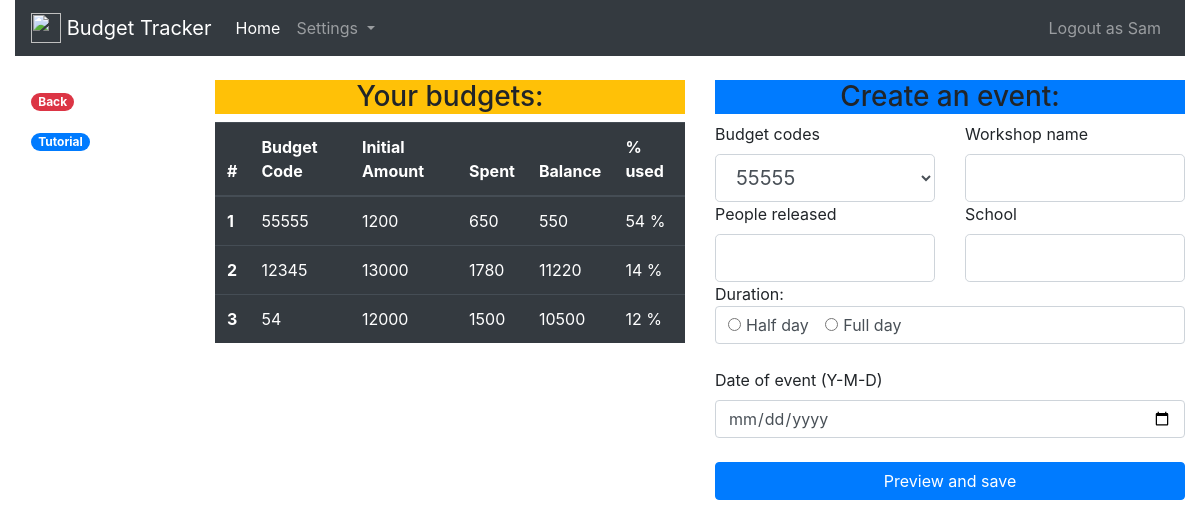
Page /profile/Sam/update (signed in) on the earlier database version.
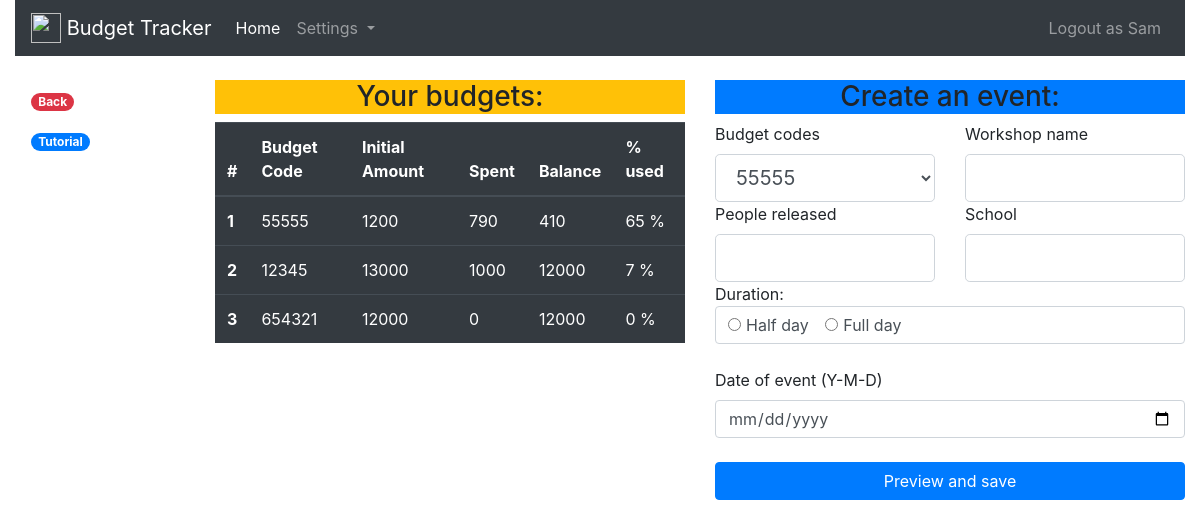
Same page on the later database version.
### app.py (models this page shows, shortened)
class Budgets(db.Model):
    id = db.Column(db.Integer, primary_key=True)
    code = db.Column(db.String(20), unique=True, nullable=False)
    project_name = db.Column(db.String(100), unique=False, nullable=True)
    initial_amount = db.Column(db.Integer, nullable=False)
    amount_spent = db.Column(db.Integer, nullable=True)

### app.py (the view)
@app.route('/profile/<string:name>/update', methods=['POST', 'GET'])
def profile2(name):
    u = name
    if(u != session['key'][1]):
        return redirect(url_for('index'))
    form = UpdateBudgetForm()
    tables = []
    x = User.query.filter_by(username=f'{u}')[0]
    codes = x.budgets_access.split(',')
    for c in codes:
        b = Budgets.query.filter_by(code=int(c)).first()
        tables.append(b)
    form.code.choices = [(int(g), int(g)) for g in codes]
    return render_template('update.html', u = u, b= tables, form =form)

### app.py
class UpdateBudgetForm(FlaskForm):
    code = SelectField(u'Budget codes')
    tag = TextField('Workshop name', validators=[Length(max=10)])
    guests_present = TextField('People released', validators=[DataRequired(), Length(max=2000)])
    school = TextField('School', validators=[DataRequired(), Length(max=2000)])
    duration_of_event = RadioField('Duration of Release', choices=[('140', 'Half day'), ('250', 'Full day')], validators=[DataRequired()])
    submit = SubmitField('Submit')
    date_of_event = DateField('Date of event (Y-M-D)', format='%Y-%m-%d', id='datepicker')

### templates/update.html (shortened to what this page needs)
{% extends 'base_in.html' %}
{% block body %}
<br>
<div class="row">
  <div class="col-md-2">
    <ul class="nav flex-column">
  <li class="nav-item">
    <a href="/profile/{{u}}" class="nav-link"><span class="badge badge-pill badge-danger">Back</span></a>
  </li>
  <li class="nav-item">
    <a class="nav-link" href="/tutorial/{{u}}"><span class="badge badge-pill badge-primary">Tutorial</span></a>
  </li>
</ul>
  </div>
  <div class="col-md-5">
    <h3 class="text-center bg-warning">
      Your budgets:
    </h3>
    <table class="table table-dark">
      <thead>
        <tr>
          <th scope="col">#</th>
          <th scope="col">Budget Code</th>
          <th scope="col">Initial Amount</th>
          <th scope="col">Spent</th>
          <th scope="col">Balance</th>
          <th scope="col">% used</th>
        </tr>
      </thead>
      <tbody>
        {% for line in b %}
        {% set balance = (line.initial_amount - line.amount_spent) %}
          <tr>
            <th scope="row">{{loop.index}}</th>
            <td>{{line.code}}</td>
            <td>{{line.initial_amount|int}}</td>
            <td>{{line.amount_spent}}</td>
            <td>{{balance}}</td>
            <td>{{((1 - (balance/line.initial_amount)|round(2))*100)|int}} %</td>
          </tr>
        {% endfor %}
      </tbody>
    </table>
  </div>
  <div class="col-md-5">
    <h3 class="text-center bg-primary">
      Create an event:
    </h3>
    <form method="POST", action="/profile/{{u}}">
      <div class="row">
        <div class="col-md-6">
          {{form.code.label(class="form-control-label")}}
          {{form.code(class="form-control form-control-lg")}}
        </div>
        <div class="col-md-6">
          {{form.tag.label(class="form-control-label")}}
          {{form.tag(class="form-control form-control-lg")}}
        </div>
      </div>
      <div class="row">
        <div class="col-md-6">
          {{form.guests_present.label(class="form-control-label")}}
          {{form.guests_present(class="form-control form-control-lg")}}
        </div>
        <div class="col-md-6">
          {{form.school.label(class="form-control-label")}}
          {{form.school(class="form-control form-control-lg")}}
        </div>
      </div>
    Duration:
  <div class="form-control">
      {% for i in form.duration_of_event %}
        <div class="form-check form-check-inline">
          {{i(class='form-check-input')}}
          {{i.label(class='form-check-label')}}
        </div>
      {% endfor %}
  </div>
      <br>
      {{form.date_of_event.label(class="form-label")}}
      {{form.date_of_event(class="form-control date")}}
      <br>
      <button type="button" class="btn btn-primary btn-block" data-toggle="modal" data-target="#exampleModal">
        Preview and save
      </button>
  </div>
</div>
<br>
<br>
<br>
{% endblock %}

Differences in the rows shown:
no longer on this page (row edited): Budgets: code "54", initial_amount "12000", amount_spent "1500", balance "10500", ((1-(balance/line.initial_amount)|round(2))*100)|int "12"
changed Budgets (number 1 of 3 on the later page): amount_spent "650" → "790"; balance "550" → "410"; ((1-(balance/line.initial_amount)|round(2))*100)|int "54" → "65"
changed Budgets (number 2 of 3 on the later page): amount_spent "1780" → "1000"; balance "11220" → "12000"; ((1-(balance/line.initial_amount)|round(2))*100)|int "14" → "7"
now on this page (row edited): Budgets: code "654321", initial_amount "12000", amount_spent "0", ((1-(balance/line.initial_amount)|round(2))*100)|int "0"
